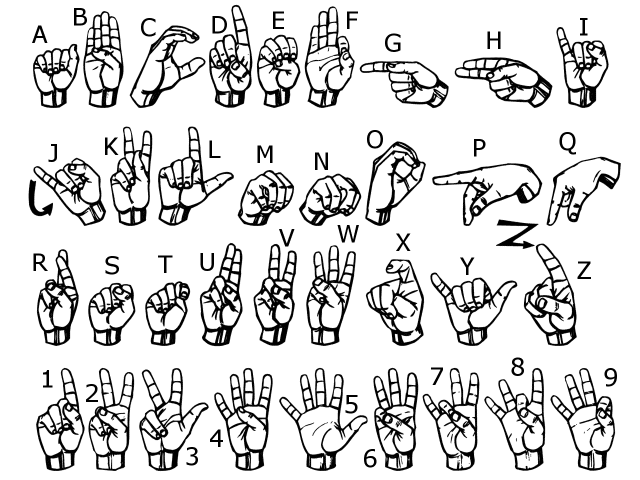
#> input picture ASL.png, 1280 x 960 px, given in place of the camera (shown at 1/2 size)
$ jupyter execute Sign_Language_CollectData.ipynb
#> lines starting #> are read from the running program, lines starting #| are printed output that depends on the picture; after the words box and inside, x2 and y2 are one past the last pixel; in counts of white or black regions, pixels touching at a corner belong together
[cell 1]
import cv2
import os

main_foldername=input("DATASET FOLDER NAME : ")
#> the answer given: .
train_foldername=input("TRAINING FOLDER NAME : ")
#> the answer given: .
test_foldername=input("TESTING FOLDER NAME : ")
#> the answer given: .

[cell 2]
gesture_foldername=input("GESTURE NAME : ")
#> the answer given: .

path1=os.path.join(main_foldername,train_foldername,gesture_foldername)
path2=os.path.join(main_foldername,test_foldername,gesture_foldername)

if not os.path.exists(path1):
    os.makedirs(path1)
if not os.path.exists(path2):
    os.makedirs(path2)


cap = cv2.VideoCapture(0)
count=1
while True:
    _, frame = cap.read()
#> frame is the input picture: shape (960, 1280, 3); min 0, max 255, mean 217.7
    frame = cv2.flip(frame, 1)
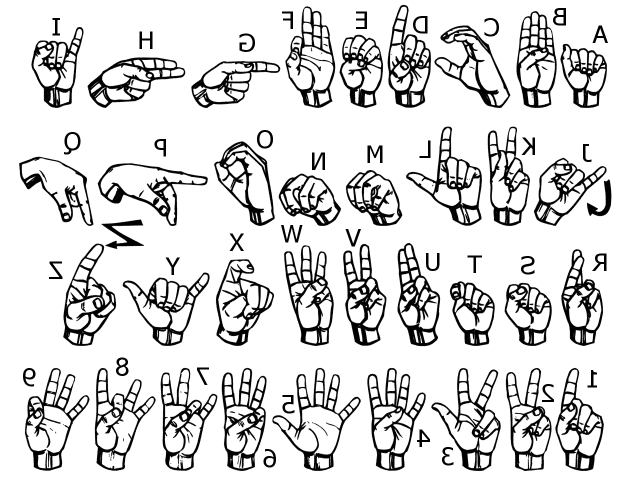
#> frame: shape (960, 1280, 3) (shown at 1/2 size); min 0, max 255, mean 217.7
    x1 = int(0.5*frame.shape[1])
#> x1 = 640
    y1 = 10
    x2 = frame.shape[1]-10
#> x2 = 1270
    y2 = int(0.5*frame.shape[1])
#> y2 = 640
    cv2.rectangle(frame, (x1-1, y1-1), (x2+1, y2+1), (255,0,0) ,1)
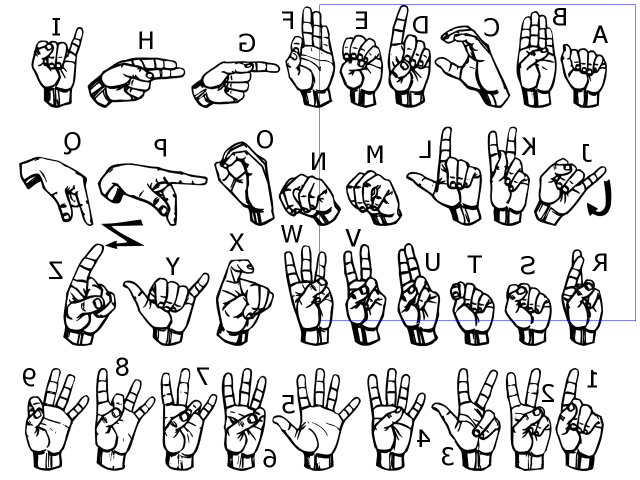
#> frame: shape (960, 1280, 3) (shown at 1/2 size); 0.21% of pixels changed, all inside (x1, y1, x2, y2) = (639, 9, 1272, 642)
    roi = frame[y1:y2, x1:x2]
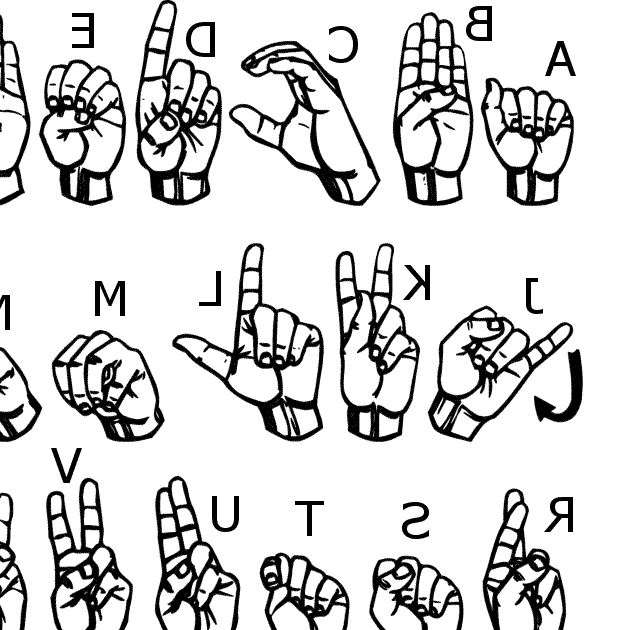
#> roi: shape (630, 630, 3); min 0, max 255, mean 212.7
    roi = cv2.resize(roi, (64, 64))
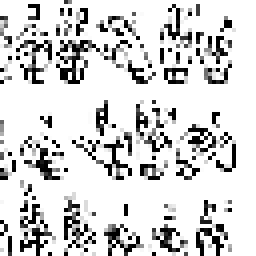
#> roi: shape (64, 64, 3) (shown 4 times larger); min 0, max 255, mean 212.2
    cv2.imshow("Frame", frame)
    roi = cv2.cvtColor(roi, cv2.COLOR_BGR2GRAY)
#> roi: shape (64, 64)
    _, roi = cv2.threshold(roi, 120, 255, cv2.THRESH_BINARY)
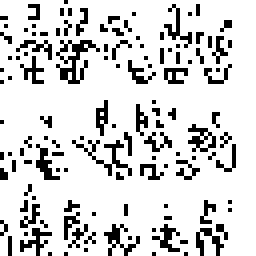
#> roi: shape (64, 64) (shown 4 times larger); 83.5% white; black in thin lines or dots
    if count<=200:
        count+=1
    elif count<=950:
        cv2.imwrite(path1+'\\'+gesture_foldername+str(count)+'.png',roi)
        count+=1
    elif count<=1200:
        cv2.imwrite(path2+'\\'+gesture_foldername+str(count)+'.png',roi)
        count+=1
    elif count>1200:
        break
    interrupt = cv2.waitKey(10)
#> (key Esc is pressed here)
    if interrupt & 0xFF == 27: # esc key
        break

cap.release()
cv2.destroyAllWindows()
